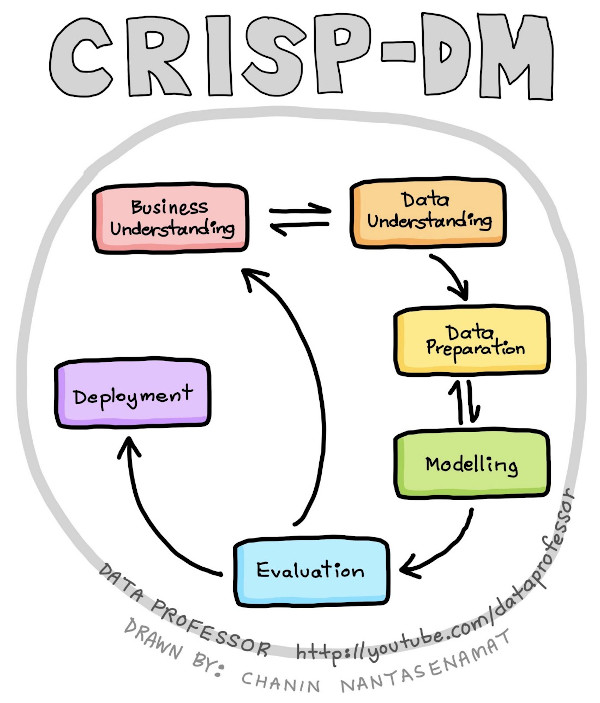
#> input picture 033_data_science_gebaeudedaten/crisp_dm_process.jpg, 600 x 703 px, given in place of the camera
$ python pfdemo.py
#> lines starting #> are read from the running program, lines starting #| are printed output that depends on the picture; after the words box and inside, x2 and y2 are one past the last pixel; in counts of white or black regions, pixels touching at a corner belong together
# TODOs:
# 1. Datenstruktur: Wie speichern wir die Partikel-Positionen und -Gewichte? DONE
# 2. Partikel initialisieren DONE
# 3. Partikel visualisieren DONE
# 4. Berechnen Sie die Framerate der ganzen Pipeline! DONE
# 5. Messkorrekturschritt
#    5.1 Rauschen im Messkorrekturschritt reduzieren DONE
#    5.2 Einen Teil der Partikelpopulation in jedem Aktualisierungsschritt des PF wieder zufällig neu verteilen  DONE
#    5.3 Den Hyperparameter PARTICLE_FOLLOW_MEASUREMENT_SPEED anpassen DONE
# 6. Prädiktionsschritt <--


import cv2
import numpy as np
import pfdemoparams
import time
from scipy.spatial import KDTree
from scipy.stats import gaussian_kde

def list_available_cameras():
    available_cameras = []
    for camera_id in range(10):
        print(f"Versuche Zugriff auf Kamera Nr. {camera_id} ...", end=" ")
        cap = cv2.VideoCapture(camera_id)
        if cap.isOpened():
            print("ERFOLG!")
            available_cameras.append(camera_id)
            cap.release()
        else:
            print("FEHLGESCHLAGEN!")
    return available_cameras


def compute_pdf(P, frame_height, frame_width, grid_size=100):

    y_coords = P[:, 0]
    x_coords = P[:, 1]

    # Erstelle die 2D-Daten für den KDE
    data = np.vstack([x_coords, y_coords])

    # Erzeuge einen KDE
    kde = gaussian_kde(data)

    # Erstelle ein Raster, um die Wahrscheinlichkeitsdichte zu evaluieren
    xmin, xmax = 0, frame_width
    ymin, ymax = 0, frame_height

    X, Y = np.mgrid[xmin:xmax:complex(0, grid_size), ymin:ymax:complex(0, grid_size)]
    positions = np.vstack([X.ravel(), Y.ravel()])
    Z = np.reshape(kde(positions).T, X.shape)

    return Z


def generate_pdf_visualtion(Z):

    # Normiere Z für die Visualisierung
    Z = (Z - Z.min()) / (Z.max() - Z.min())
    Z = (Z * 255).astype(np.uint8)
    Z = Z.T

    # Erzeuge ein RGB-Bild
    Z_color = cv2.applyColorMap(Z, cv2.COLORMAP_COOL)

    return Z_color


available_cameras = list_available_cameras()
print("-" * 40)
print("Verfügbare Kameras:", available_cameras)
print("-" * 40 + "\n")

cap = cv2.VideoCapture(2)
if not cap.isOpened():
    print("Kann die Kamera nicht öffnen")
    exit()

frame_nr = 0

try:

    P = np.empty((pfdemoparams.N_particles, pfdemoparams.N_statedims+1))

    pop_initialized = False

    while True:
        start_time = time.time()

        ret, frame = cap.read()
#> frame is the input picture: shape (703, 600, 3); mean B, G, R 226.8, 230.3, 231.5

        if not pop_initialized:
            # Initialize a random (y,x,vy,vx) coordinate for each the N_particles particles
            P[:,0] = np.random.randint(0, frame.shape[0], size=pfdemoparams.N_particles) # initialise y-coords of particles
            P[:,1] = np.random.randint(0, frame.shape[1], size=pfdemoparams.N_particles) # initialise x-coords of particles
            P[:,2] = np.random.randint(-10, +10, size=pfdemoparams.N_particles) # initialise vy-component of particles
            P[:,3] = np.random.randint(-10, +10, size=pfdemoparams.N_particles) # initialise vx-component of particles
            P[:,4] = 1.0/pfdemoparams.N_particles
            pop_initialized = True
            print(P.dtype)


        if not ret:
            print("Kann kein Frame lesen - Kameraausschluss?")
            break


        # Detect yellow pixels
        # The result is a mask: 255 if it is a yellow pixel, 0 else
        hsv = cv2.cvtColor(frame, cv2.COLOR_BGR2HSV)
#> hsv: shape (703, 600, 3); mean H, S, V 10.2, 16.1, 234.2
        lower_yellow = np.array([30,  30,  80])
        upper_yellow = np.array([65, 255, 255])
        mask = cv2.inRange(hsv, lower_yellow, upper_yellow)
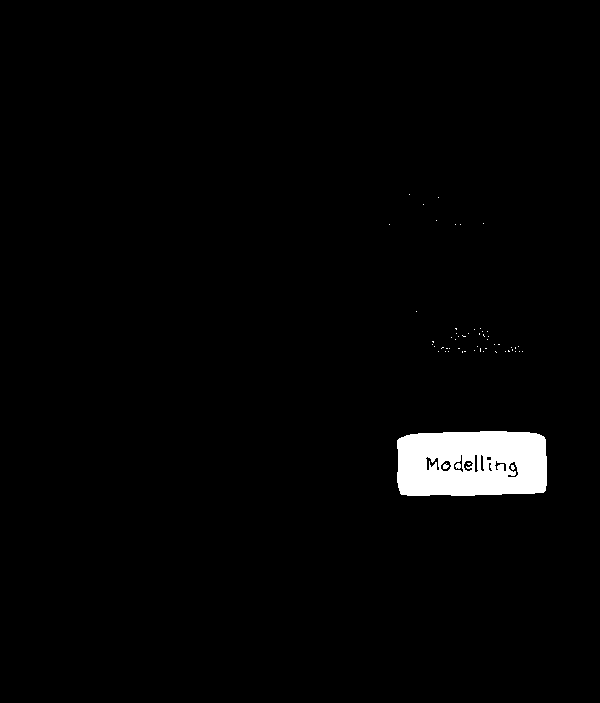
#> mask: shape (703, 600); 2.1% white; 58 white regions (55 under 20 px), largest, box (x1, y1, x2, y2) and area: (397, 431, 547, 496) 8766, (455, 463, 461, 469) 28, (443, 463, 449, 469) 24
        yellow_count = cv2.countNonZero(mask)
#> yellow_count = 8919

        if pop_initialized:

            # 1.
            # Visualize each particle by a square
            for pnr in range(pfdemoparams.N_particles):
                y,x,vy,vx = int(P[pnr,0]), int(P[pnr,1]), int(P[pnr,2]), int(P[pnr,3])
                r = pfdemoparams.PARTICLE_VIS_RADIUS
                frame[y-r:y+r+1, x-r:x+r+1] = pfdemoparams.COLOR_PARTICLE
                cv2.line(frame, (x,y), (x+vx,y+vy), (0,255,255))
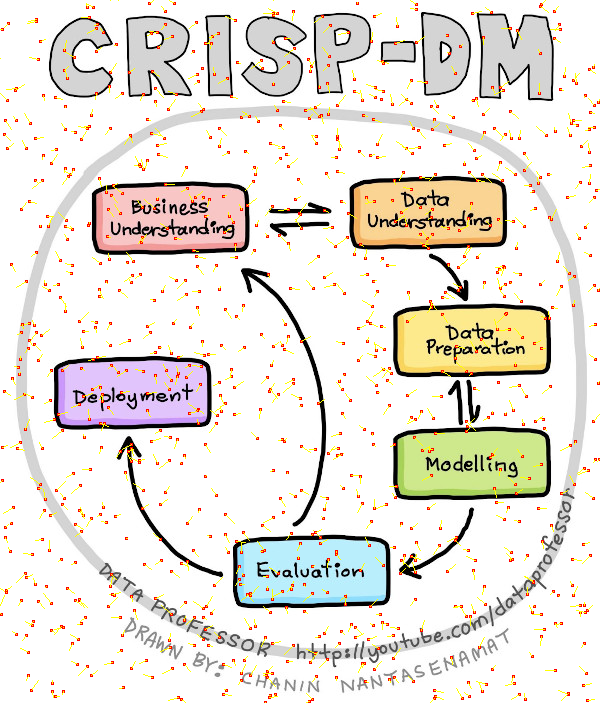
#> frame: shape (703, 600, 3); 3.36% of pixels changed, all inside (x1, y1, x2, y2) = (0, 0, 600, 703)


            # 2.
            # Für jedes Partikel das nächste gelbe Pixel (=Messung) bestimmen

            # Finde alle gelben Pixel (Wert 255 in der Maske)
            # Das Result ist ein NumPy-Array mit der Shape (Anzahl der gelben Pixel, 2)
            # Achtung!
            # In dem NumPy-Array gelbe_pixel stehen
            # ... in der 1. Spalte y-Koordinaten
            # ... in der 2. Spalte x-Koordinaten
            gelbe_pixel = np.argwhere(mask == 255)
#> gelbe_pixel = 8919 pairs, first value 194 to 495, second value 389 to 546

            if len(gelbe_pixel) > 0:

                # Liste zur Speicherung der nächsten gelben Pixel für jedes Partikel
                naechste_gelbe_pixel = []

                # Erzeuge einen k-d-Tree aus den gelben Pixeln
                kd_tree = KDTree(gelbe_pixel)

                # Liste zur Speicherung der nächsten gelben Pixel für jedes Partikel
                naechste_gelbe_pixel = []

                # Iteriere über jedes Partikel
                for y_p, x_p, _, _, _ in P:
                    # Finde das nächstgelegene gelbe Pixel mithilfe des k-d-Trees
                    dist, index = kd_tree.query((y_p, x_p))
                    naechstes_pixel = tuple(gelbe_pixel[index])

                    # Füge das nächstgelegene gelbe Pixel zur Liste hinzu
                    naechste_gelbe_pixel.append(naechstes_pixel)
#> this loop made 1000 passes
#> (dist, index, naechstes_pixel) on passes 1 to 3: (189.4, 8918, (495, 474)), (97.67, 8636, (493, 400)), (237.7, 8636, (493, 400))
#> after the loop, naechste_gelbe_pixel = 1000 pairs, first value 194 to 495, second value 389 to 546

                # Optional: die Liste in ein NumPy-Array umwandeln
                naechste_gelbe_pixel = np.array(naechste_gelbe_pixel)
                #print(naechste_gelbe_pixel[:30])


                # 3.
                # Jedes Partikel "ein Stückchen" in Richtung seiner bestätigenden
                # nächsten Messung bewegen
                for pnr in range(pfdemoparams.N_particles):
                    y,x = int(P[pnr,0]), int(P[pnr,1])
                    ny,nx = naechste_gelbe_pixel[pnr]

                    # Partikel ein Stück in Richtung nächster Messung bewegen
                    dirx, diry = nx-x, ny-y
                    neu_x = x + pfdemoparams.PARTICLE_FOLLOW_MEASUREMENT_SPEED * dirx
                    neu_y = y + pfdemoparams.PARTICLE_FOLLOW_MEASUREMENT_SPEED * diry

                    # Rauschen drauf addieren
                    rndx, rndy = np.random.normal(loc=0, scale=pfdemoparams.NOISE_MEASUREMENT_CORRECTION_STEP, size=2)
                    neu_x += rndx
                    neu_y += rndy

                    # Neue Partikelposition speichern
                    P[pnr,0] = neu_y
                    P[pnr,1] = neu_x

                    # Die geschätzte Objektgeschwindigkeit aktualisieren
                    P[pnr,2] = 0.5*diry + 0.5*P[pnr,2]
                    P[pnr,3] = 0.5*dirx + 0.5*P[pnr,3]
#> this loop made 1000 passes
#> (ny, nx, dirx, diry, neu_x, neu_y) on passes 1 to 3: (495, 474, -12, -189, 485, 630.1), (493, 400, 72, -66, 348.7, 537.6), (493, 400, 195, -136, 262.6, 588.1)
#> after the loop, P = 1000 rows, first 6: [630.1, 485, -96, -11, 0.001], [537.6, 348.7, -29, 35.5, 0.001], [588.1, 262.6, -70, 101, 0.001], [201.2, 190.5, 12.5, 141.5, 0.001], [355.6, 575.2, -6.5, -39.5, 0.001], [65, 413.4, 92, -6.5, 0.001]


                # 4.
                # Einen Teil der Population zufällig "in der Nähe"
                # von Messungen verteilen
                # P : Population
                # mask : Maske
                # 1. Teilproblem: Wie kann ich 5% zufällig von den Partikeln auswählen?
                # 2. Teilproblem: Wie kann ich aus der Maske eines der gelben Pixel zufällig auswählen?

                # Anzahl der auszuwählenden Indizes aus der Partikelpopulation
                num_to_select = int(0.05 * pfdemoparams.N_particles)

                # Zufällige Auswahl der Indizes
                selected_particles_indices = np.random.choice(np.arange(pfdemoparams.N_particles), size=num_to_select, replace=False)

                # Für alle Partikel, die neu gesetzt werden sollen ...
                anz_gelbe_pixel = len(gelbe_pixel)
#> anz_gelbe_pixel = 8919
                for pnr in selected_particles_indices:

                    # Wähle eines der anz_gelbe_pixel vielen gelben Pixel zufällig aus
                    rnd_pixel_index = np.random.randint(low=0, high=anz_gelbe_pixel)

                    # Hole die mask-2D-Koordinate dieses gelben Pixels
                    gelbe_pixel_coord_in_mask = gelbe_pixel[rnd_pixel_index]

                    # setze das Partikel auf diese Messung = gelbes Pixel
                    P[pnr,0] = gelbe_pixel_coord_in_mask[0] # setze y-Koordinate vom Partikel neu auf gelbes Pixel
                    P[pnr,1] = gelbe_pixel_coord_in_mask[1] # setze x-Koordinate vom Partikel neu auf gelbes Pixel
#> this loop made 50 passes
#> (rnd_pixel_index, gelbe_pixel_coord_in_mask) on passes 1 to 12: (2129, [446, 476]), (3712, [457, 438]), (49, [348, 449]), (2036, [445, 532]), (318, [434, 416]), (7169, [483, 404]), (508, [435, 472]), (7839, [487, 479]), (3616, [456, 490]), (1354, [441, 446]), (6540, [478, 524]), (5892, [474, 461])

            # 5. Prädiktionsschritt
            P[pnr,0] += P[pnr, 2] # y=y+vy
            P[pnr,1] += P[pnr, 3] # x=x+vx

        frame_nr += 1

        # If user presses q, we quit this demo
        if cv2.waitKey(1) & 0xFF == ord('q'):
#> (key q is pressed here)
            break

        end_time = time.time()
        duration = end_time - start_time

        cv2.putText(frame, f'Frame: {frame_nr}, Yellow Pixels: {yellow_count}, FR={1/duration:.1f}',
                    (10, 30),
                    cv2.FONT_HERSHEY_SIMPLEX, 0.7, (0, 255, 0), 2, cv2.LINE_AA)

        cv2.imshow('Kamera-Feed', frame)
        cv2.imshow('Yellow Mask', mask)

        # Bei gegebener Partikelpopulation P
        # berechne auf einem Raster Z von (100,100) Punkten die Dichte
        # dann mappe diese (100,100) Werte auf Farbwerte (pdf_visu)
        # und zeige pdf_visu an
        if frame_nr % 3 == 0:
            Z = compute_pdf(P, frame_height=frame.shape[0], frame_width=frame.shape[1])
            pdf_visu = generate_pdf_visualtion(Z)
            cv2.imshow('PDF', pdf_visu)


finally:
    # free resources
    cap.release()
    cv2.destroyAllWindows()
